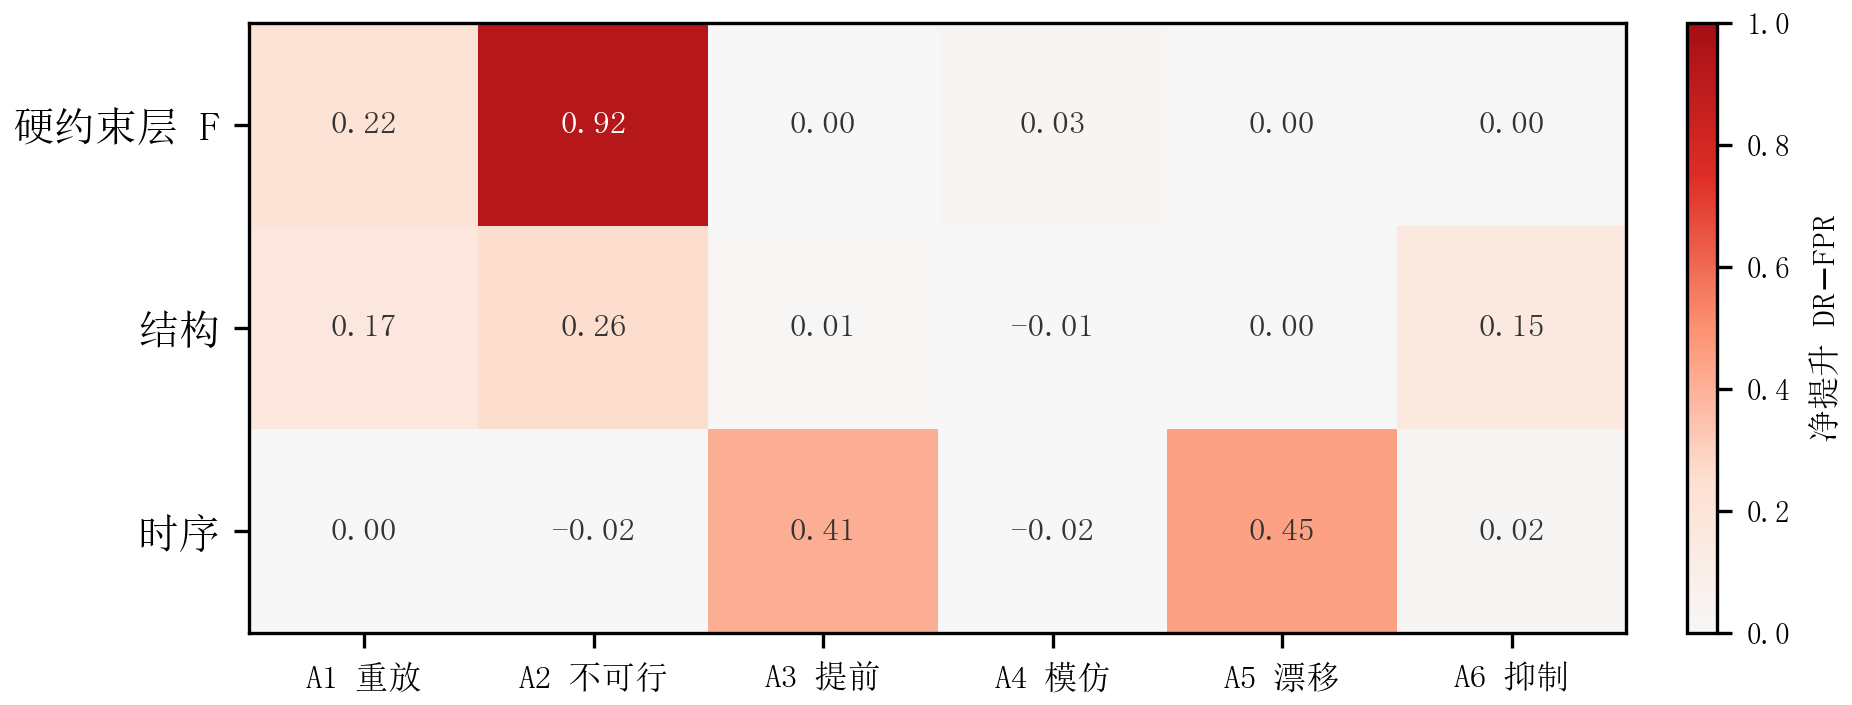

Generate this figure with Python:
# -*- coding: utf-8 -*-
"""Channel lift = DR - FPR, production three paths only."""
from __future__ import print_function, division

import os
import sys

import numpy as np
import matplotlib.pyplot as plt
from matplotlib.colors import LinearSegmentedColormap

HERE = os.path.dirname(os.path.abspath(__file__))
sys.path.insert(0, HERE)

from _style import FP, FP_SM, FP_TINY, C_LINE, apply_style, save  # noqa: E402

ATTACKS = [u"A1", u"A2", u"A3", u"A4", u"A5", u"A6"]
ATTACK_ZH = [u"重放", u"不可行", u"提前", u"模仿", u"漂移", u"抑制"]


def main():
    apply_style()
    dr = np.array([
        [0.22, 0.98, 0.00, 0.03, 0.00, 0.00],
        [0.19, 0.29, 0.02, 0.02, 0.01, 0.17],
        [0.03, 0.00, 0.43, 0.00, 0.48, 0.04],
    ], dtype=float)
    fpr = np.array([
        [0.00, 0.06, 0.00, 0.00, 0.00, 0.00],
        [0.02, 0.03, 0.01, 0.03, 0.01, 0.02],
        [0.03, 0.02, 0.02, 0.02, 0.03, 0.02],
    ], dtype=float)
    lift = dr - fpr

    cmap = LinearSegmentedColormap.from_list(
        "lift", ["#F7F7F7", "#FEE0D2", "#FC9272", "#DE2D26", "#A50F15"])
    fig, ax = plt.subplots(figsize=(6.4, 2.55))
    im = ax.imshow(lift, cmap=cmap, vmin=0.0, vmax=1.0, aspect="auto")
    ax.set_xticks(np.arange(6))
    ax.set_yticks(np.arange(3))
    ax.set_xticklabels([u"%s %s" % (a, z) for a, z in zip(ATTACKS, ATTACK_ZH)],
                       fontproperties=FP_SM)
    ax.set_yticklabels([u"硬约束层 F", u"结构", u"时序"], fontproperties=FP)
    ax.spines["top"].set_visible(True)
    ax.spines["right"].set_visible(True)
    for i in range(3):
        for j in range(6):
            val = lift[i, j]
            color = "white" if val >= 0.45 else C_LINE
            ax.text(j, i, u"%.2f" % val, ha="center", va="center", color=color,
                    fontproperties=FP_SM)
    cbar = fig.colorbar(im, ax=ax, fraction=0.046, pad=0.04)
    cbar.set_label(u"净提升 DR$-$FPR", fontproperties=FP_SM)
    for t in cbar.ax.get_yticklabels():
        t.set_fontproperties(FP_TINY)
    fig.tight_layout()
    save(fig, "fig_coverage_CN")


if __name__ == "__main__":
    main()
